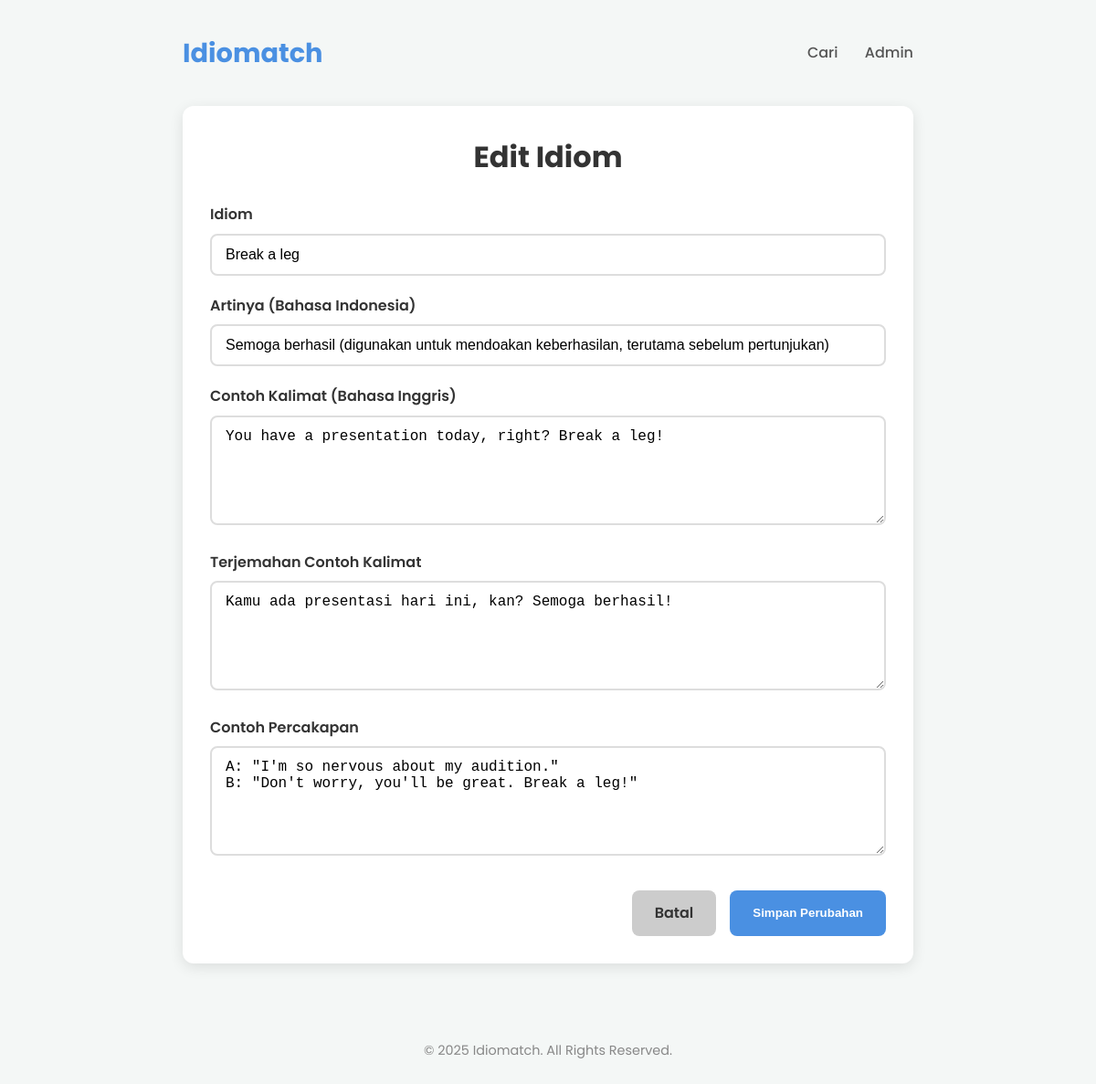
The page /edit_idiom.php?id=1 (signed in) on the database its author committed.
### tables this page shows
CREATE TABLE IF NOT EXISTS `idioms` (
  `id` int NOT NULL AUTO_INCREMENT,
  `idiom` varchar(255) NOT NULL,
  `meaning_id` text NOT NULL,
  `example_sentence` text NOT NULL,
  `sentence_translation` text NOT NULL,
  `example_conversation` text NOT NULL,
  PRIMARY KEY (`id`)
);

### edit_idiom.php (the view, shortened to what this page needs)
<?php
include 'includes/db.php';
$idiom_data = null;
if (isset($_GET['id']) && is_numeric($_GET['id'])) {
    $id = $_GET['id'];
    $sql_select = "SELECT * FROM idioms WHERE id = ?";
    $stmt_select = $conn->prepare($sql_select);
    $stmt_select->bind_param("i", $id);
    $stmt_select->execute();
    $result = $stmt_select->get_result();
    if ($result->num_rows == 1) {
        $idiom_data = $result->fetch_assoc();
    } else {
        header("Location: admin.php?status=not_found");
        exit();
    }
} else {
    header("Location: admin.php");
    exit();
}
?>
<!DOCTYPE html>
<html lang="id">
<head>
</head>
<body>
    <div class="container">
        <nav class="main-nav">
            <a href="index.php" class="logo">Idiomatch</a>
            <div class="nav-links">
                <a href="index.php">Cari</a>
                <a href="admin.php">Admin</a>
            </div>
        </nav>
        <main>
            <div class="form-container">
                <h2>Edit Idiom</h2>
                <?php if ($idiom_data): ?>
                <form action="edit_idiom.php?id=<?= $idiom_data['id'] ?>" method="POST">
                    <div class="form-group">
                        <label for="idiom">Idiom</label>
                        <input type="text" id="idiom" name="idiom" class="form-control" value="<?= htmlspecialchars($idiom_data['idiom']) ?>" required>
                    </div>
                    <div class="form-group">
                        <label for="meaning_id">Artinya (Bahasa Indonesia)</label>
                        <input type="text" id="meaning_id" name="meaning_id" class="form-control" value="<?= htmlspecialchars($idiom_data['meaning_id']) ?>" required>
                    </div>
                    <div class="form-group">
                        <label for="example_sentence">Contoh Kalimat (Bahasa Inggris)</label>
                        <textarea id="example_sentence" name="example_sentence" class="form-control" required><?= htmlspecialchars($idiom_data['example_sentence']) ?></textarea>
                    </div>
                    <div class="form-group">
                        <label for="sentence_translation">Terjemahan Contoh Kalimat</label>
                        <textarea id="sentence_translation" name="sentence_translation" class="form-control" required><?= htmlspecialchars($idiom_data['sentence_translation']) ?></textarea>
                    </div>
                    <div class="form-group">
                        <label for="example_conversation">Contoh Percakapan</label>
                        <textarea id="example_conversation" name="example_conversation" class="form-control" required><?= htmlspecialchars($idiom_data['example_conversation']) ?></textarea>
                    </div>
                    <div class="form-actions">
                        <a href="admin.php" class="btn btn-secondary">Batal</a>
                        <button type="submit" class="btn btn-primary">Simpan Perubahan</button>
                    </div>
                </form>
                <?php endif; ?>
            </div>
        </main>
        <footer class="footer">
            <p>&copy; <?= date('Y') ?> Idiomatch. All Rights Reserved.</p>
        </footer>
    </div>
</body>
</html>

### edit_idiom.php (style rules this page uses)
:root { --primary-color: #4A90E2; --secondary-color: #50E3C2; --danger-color: #E94E77; --success-color: #50E3C2; --error-color: #E94E77; --background-color: #f4f7f6; --text-color: #333; --card-bg-color: #ffffff; --shadow: 0 4px 15px rgba(0, 0, 0, 0.1); --border-radius: 12px; }
body { font-family: 'Poppins', sans-serif; margin: 0; background-color: var(--background-color); color: var(--text-color); line-height: 1.6; }
.container { max-width: 800px; margin: 0 auto; padding: 20px; }
.main-nav { display: flex; justify-content: space-between; align-items: center; padding: 15px 0; margin-bottom: 20px; }
.logo { font-size: 1.8rem; font-weight: 700; color: var(--primary-color); text-decoration: none; }
.nav-links a { margin-left: 25px; text-decoration: none; color: #555; font-weight: 500; }
.form-container { background-color: var(--card-bg-color); padding: 30px; border-radius: var(--border-radius); box-shadow: var(--shadow); }
.form-container h2 { margin-top: 0; margin-bottom: 25px; text-align: center; font-size: 2rem; }
.form-group { margin-bottom: 20px; }
.form-group label { display: block; margin-bottom: 8px; font-weight: 600; }
.form-control { width: 100%; padding: 12px 15px; font-size: 1rem; border: 2px solid #ddd; border-radius: 8px; box-sizing: border-box; transition: border-color 0.3s ease; }
textarea.form-control { min-height: 120px; resize: vertical; }
.form-actions { margin-top: 30px; display: flex; justify-content: flex-end; gap: 15px; }
.btn { padding: 12px 25px; border-radius: 8px; text-decoration: none; font-weight: 600; border: none; cursor: pointer; transition: all 0.3s ease; }
.btn-primary { background-color: var(--primary-color); color: white; }
.btn-secondary { background-color: #ccc; color: #333; }
.footer { text-align: center; margin-top: 50px; padding: 20px; color: #888; font-size: 0.9rem; }

### rows shown on the page
idioms: idiom "Break a leg", meaning_id "Semoga berhasil (digunakan untuk mendoakan keberhasilan, terutama sebelum pertunjukan)", example_sentence "You have a presentation today, right? Break a leg!", sentence_translation "Kamu ada presentasi hari ini, kan? Semoga berhasil!", example_conversation "A: \"I'm so nervous about my audition.\" B: \"Don't worry, you'll be great. Break a leg!\""
